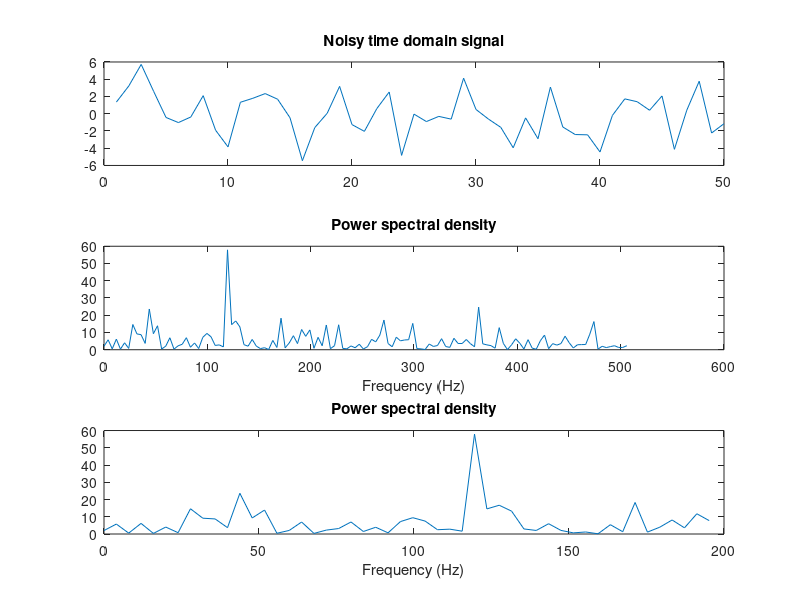

Write the MATLAB code that produced this figure.
N = 251;
t = 0:.001:.25;
x = sin(2*pi*50*t) + sin(2*pi*120*t);
y = x + 2*randn(size(t));
subplot(3,1,1)
plot(y(1:50))
title('Noisy time domain signal')

Y = fft(y,N);
Pyy = Y.*conj(Y)/N;
f = 1000/N*(0:127);
subplot(3,1,2)
plot(f,Pyy(1:128))
title('Power spectral density')
xlabel('Frequency (Hz)')

subplot(3,1,3)
plot(f(1:50),Pyy(1:50))
title('Power spectral density')
xlabel('Frequency (Hz)')